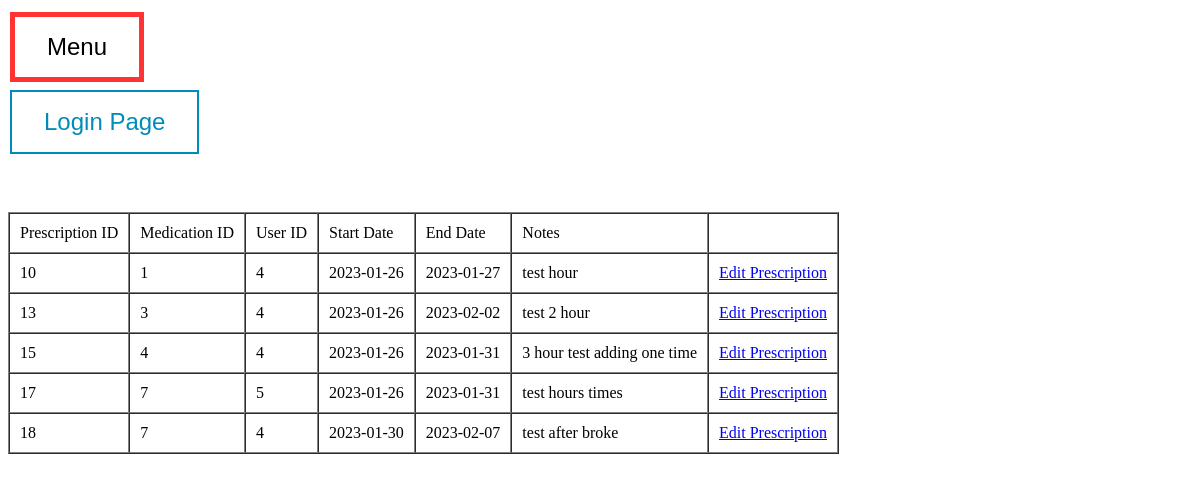
Page /dataPrescription.php on the earlier database version.
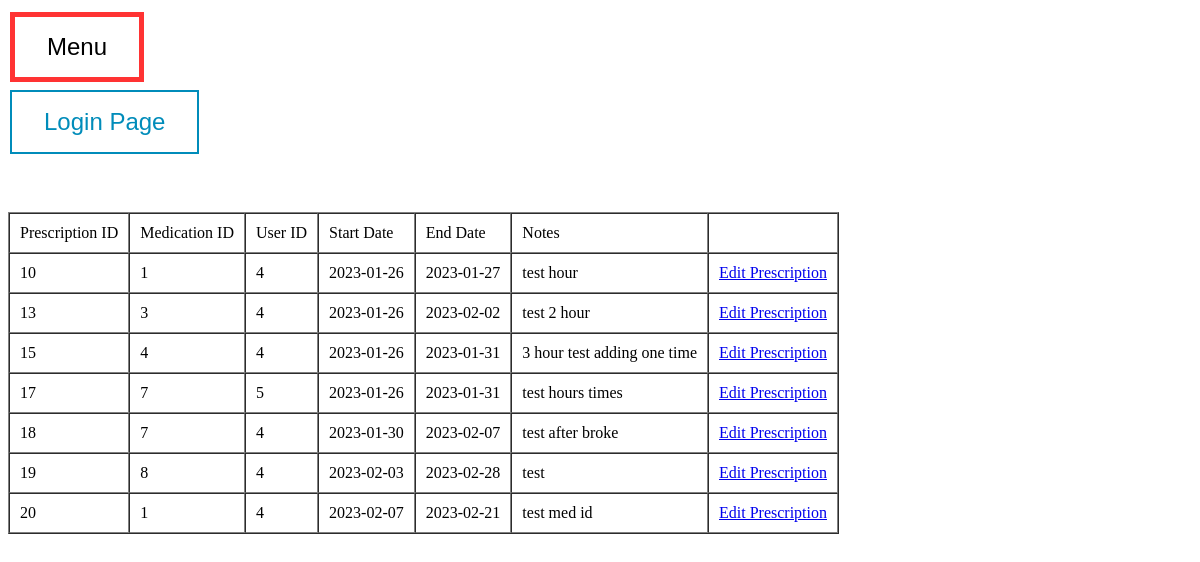
Same page on the later database version.
### tables this page shows
CREATE TABLE `prescriptions` (
  `prescription_id` int(11) NOT NULL,
  `user_id` int(11) NOT NULL,
  `medication_id` int(11) NOT NULL,
  `start_date` date NOT NULL,
  `end_date` date NOT NULL,
  `notes` varchar(255) DEFAULT NULL,
  `times_per_day` int(11) DEFAULT NULL,
  `hours_to_take` varchar(255) DEFAULT NULL,
  `is_archived` int(1) NOT NULL
);

### alert.php (called while the page is built, shortened)
<?php
require 'connection.php';
$query = "SELECT * FROM prescriptions WHERE start_date <= CURDATE() AND end_date >= CURDATE()";
$result = mysqli_query($conn, $query);
?>

### dataPrescription.php (the view, shortened to what this page needs)
<?php
require 'connection.php';
include 'alert.php';
?>
<!DOCTYPE html>
<html lang="en" dir="ltr">
  <head>
  </head>
  <body>
  <button onclick = "window.location.href='index.php'" class="button button1">Menu</button> <br>
  <button onclick = "window.location.href='login.php'" class="button button2">Login Page </button> <br>
  <br>
<br>
<br>
  <table border = 1 cellspacing = 0 cellpadding = 10>
      <tr>
      <td>Prescription ID</td>
        <td>Medication ID</td>
        <td>User ID</td>
        <td>Start Date</td>
        <td>End Date</td>
        <td>Notes</td>
        <td></td>
      </tr>
      <?php
      $rows = mysqli_query($conn, "SELECT *FROM prescriptions ORDER BY prescription_id ASC")
      ?>
      <?php foreach ($rows as $row) : ?>
      <tr>
        <td><?php echo $row["prescription_id"]; ?></td>
        <td><?php echo $row["medication_id"]; ?></td>
        <td><?php echo $row["user_id"]; ?></td>
        <td><?php echo $row["start_date"]; ?></td>
        <td><?php echo $row["end_date"]; ?></td>
        <td><?php echo $row["notes"]; ?></td>
        <td><?php echo '<a href="infoEditPrescription.php?id=',$row["prescription_id"],'">Edit Prescription</a>'; ?></td>
      </tr>
      <?php endforeach; ?>
    </table>
    <br>
  </body>
</html>

Differences in the rows shown:
added prescriptions: prescription_id "19", medication "8", user "4", start_date "2023-02-03", end_date "2023-02-28", notes "test"
added prescriptions: prescription_id "20", medication "1", user "4", start_date "2023-02-07", end_date "2023-02-21", notes "test med id"
